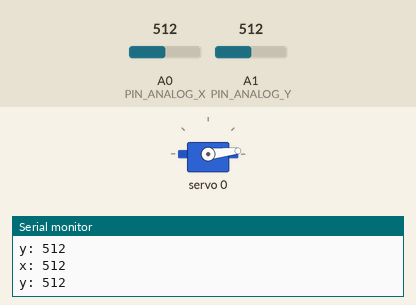
The sketch below on a simulated Arduino Uno, built with avr-gcc and run on an emulated ATmega328P. Parts: servo, the last lines printed to the serial monitor. The inputs (shaded band) are chosen by the test bench; at power-on: A0 (PIN_ANALOG_X) = 512, A1 (PIN_ANALOG_Y) = 512.

Above: at 1.2 s.
1.3 s: A0 (PIN_ANALOG_X) set to 499
2.8 s: A0 (PIN_ANALOG_X) set to 475
At 4.2 s:
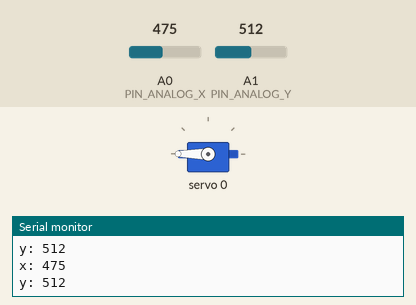
4.5 s: A0 (PIN_ANALOG_X) set to 501
At 5.7 s:
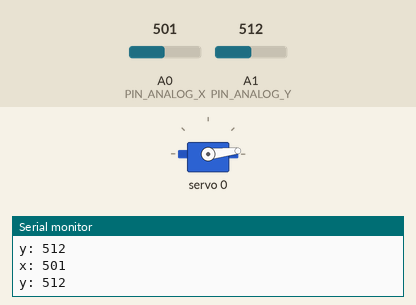
6.0 s: A0 (PIN_ANALOG_X) set to 481
At 7.0 s:
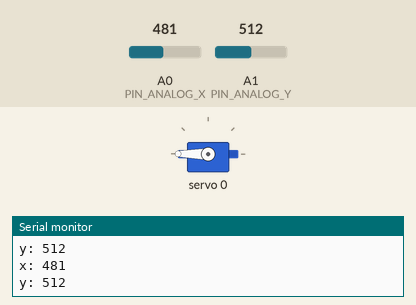
Timing chart, 0 to 8.5 s (numbered marks = the images above; inputs shaded):
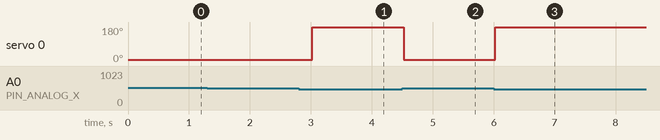

Measured:
- the behaviour switches between 491 and 490 on A0 (PIN_ANALOG_X) (found by bisection; images 0 and 1)
- after the input at 2.8 s, servo 0: 6° → 180° after 0.22 s
- after the input at 4.5 s, servo 0: 180° → 6° at once
- after the input at 6.0 s, servo 0: 6° → 180° at once

The sketch:

autistic_project.ino
```cpp
#include <Wire.h>
#include <Adafruit_PWMServoDriver.h>

Adafruit_PWMServoDriver myServo = Adafruit_PWMServoDriver();
//the values of SERVOMIN and SERVOMAX is the speed of clockwise and anti-clockwise
#define SERVOMIN 150
#define SERVOMAX 600
#define PIN_ANALOG_X 0
#define PIN_ANALOG_Y 1
uint8_t servonum = 1;
uint8_t numberOfServos = 6;

void setup() {
  Serial.begin(9600);
  myServo.begin();
  myServo.setPWMFreq(60);
  delay(10);
}

void loop() {
//  for (uint16_t pulselen = SERVOMIN; pulselen < SERVOMAX; pulselen++){
//    myServo.setPWM(servonum, 0, pulselen);
//  }
//  delay(500);
//  for (uint16_t pulselen = SERVOMAX; pulselen > SERVOMIN; pulselen--){
//    myServo.setPWM(servonum, 0, pulselen);
//  }
//  delay(500);
 // Print x axis values

 Serial.print("x: ");

 Serial.println(analogRead(PIN_ANALOG_X));

 // Print y axis values
int halal_dude =analogRead(PIN_ANALOG_X);
 Serial.print("y: ");

 Serial.println(analogRead(PIN_ANALOG_Y));


//if analog stick in the middle it will stop x axis only for now
 if (halal_dude == 491){
  stop();
 }
 //if to the right clockwise
 else if(halal_dude > 491){
    rotateTo(SERVOMIN);
 }
 // else anti clockwise
else{
  rotateTo(SERVOMAX);
}

  delay(500);


}
void rotateTo(int position){
  position = constrain(position, SERVOMIN,SERVOMAX);
  myServo.setPWM(0,0,position);
}
void stop(){
  myServo.setPWM(0,0,0);
}
```
